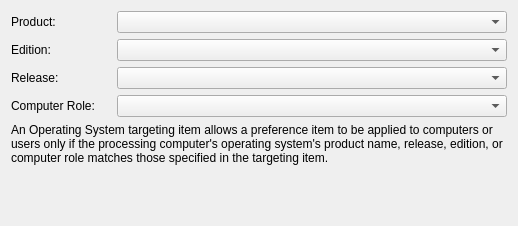
<?xml version="1.0" encoding="UTF-8"?>
<ui version="4.0">
 <class>OperatingSystemWidget</class>
 <widget class="QWidget" name="OperatingSystemWidget">
  <property name="geometry">
   <rect>
    <x>0</x>
    <y>0</y>
    <width>518</width>
    <height>226</height>
   </rect>
  </property>
  <property name="sizePolicy">
   <sizepolicy hsizetype="Maximum" vsizetype="Preferred">
    <horstretch>0</horstretch>
    <verstretch>0</verstretch>
   </sizepolicy>
  </property>
  <property name="minimumSize">
   <size>
    <width>450</width>
    <height>0</height>
   </size>
  </property>
  <property name="windowTitle">
   <string/>
  </property>
  <layout class="QGridLayout" name="gridLayout">
   <item row="0" column="0">
    <widget class="QLabel" name="productLabel">
     <property name="sizePolicy">
      <sizepolicy hsizetype="Preferred" vsizetype="Preferred">
       <horstretch>0</horstretch>
       <verstretch>0</verstretch>
      </sizepolicy>
     </property>
     <property name="minimumSize">
      <size>
       <width>0</width>
       <height>0</height>
      </size>
     </property>
     <property name="maximumSize">
      <size>
       <width>100</width>
       <height>16777215</height>
      </size>
     </property>
     <property name="text">
      <string>Product:</string>
     </property>
    </widget>
   </item>
   <item row="0" column="1">
    <widget class="QComboBox" name="productComboBox">
     <property name="sizePolicy">
      <sizepolicy hsizetype="Preferred" vsizetype="Fixed">
       <horstretch>0</horstretch>
       <verstretch>0</verstretch>
      </sizepolicy>
     </property>
     <property name="minimumSize">
      <size>
       <width>0</width>
       <height>0</height>
      </size>
     </property>
    </widget>
   </item>
   <item row="1" column="0">
    <widget class="QLabel" name="editionLabel">
     <property name="minimumSize">
      <size>
       <width>0</width>
       <height>0</height>
      </size>
     </property>
     <property name="maximumSize">
      <size>
       <width>100</width>
       <height>16777215</height>
      </size>
     </property>
     <property name="text">
      <string>Edition:</string>
     </property>
    </widget>
   </item>
   <item row="1" column="1">
    <widget class="QComboBox" name="editionComboBox">
     <property name="minimumSize">
      <size>
       <width>250</width>
       <height>0</height>
      </size>
     </property>
    </widget>
   </item>
   <item row="2" column="0">
    <widget class="QLabel" name="releaseLabel">
     <property name="minimumSize">
      <size>
       <width>0</width>
       <height>0</height>
      </size>
     </property>
     <property name="maximumSize">
      <size>
       <width>100</width>
       <height>16777215</height>
      </size>
     </property>
     <property name="text">
      <string>Release:</string>
     </property>
    </widget>
   </item>
   <item row="2" column="1">
    <widget class="QComboBox" name="releaseComboBox">
     <property name="minimumSize">
      <size>
       <width>250</width>
       <height>0</height>
      </size>
     </property>
    </widget>
   </item>
   <item row="3" column="0">
    <widget class="QLabel" name="roleLabel">
     <property name="maximumSize">
      <size>
       <width>100</width>
       <height>16777215</height>
      </size>
     </property>
     <property name="text">
      <string>Computer Role:</string>
     </property>
    </widget>
   </item>
   <item row="3" column="1">
    <widget class="QComboBox" name="roleComboBox">
     <property name="minimumSize">
      <size>
       <width>250</width>
       <height>0</height>
      </size>
     </property>
    </widget>
   </item>
   <item row="4" column="0" colspan="2">
    <widget class="QLabel" name="label">
     <property name="text">
      <string>An Operating System targeting item allows a preference item to be applied to computers or users only if the processing computer's operating system's product name, release, edition, or computer role matches those specified in the targeting item.</string>
     </property>
     <property name="wordWrap">
      <bool>true</bool>
     </property>
    </widget>
   </item>
   <item row="5" column="0" colspan="2">
    <spacer name="verticalSpacer">
     <property name="orientation">
      <enum>Qt::Vertical</enum>
     </property>
     <property name="sizeHint" stdset="0">
      <size>
       <width>558</width>
       <height>137</height>
      </size>
     </property>
    </spacer>
   </item>
  </layout>
 </widget>
 <resources/>
 <connections/>
</ui>
